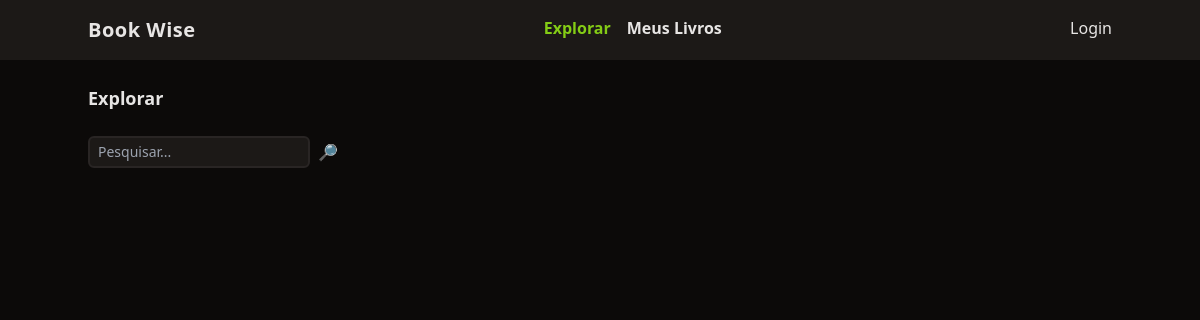
Before: / with the older database file.
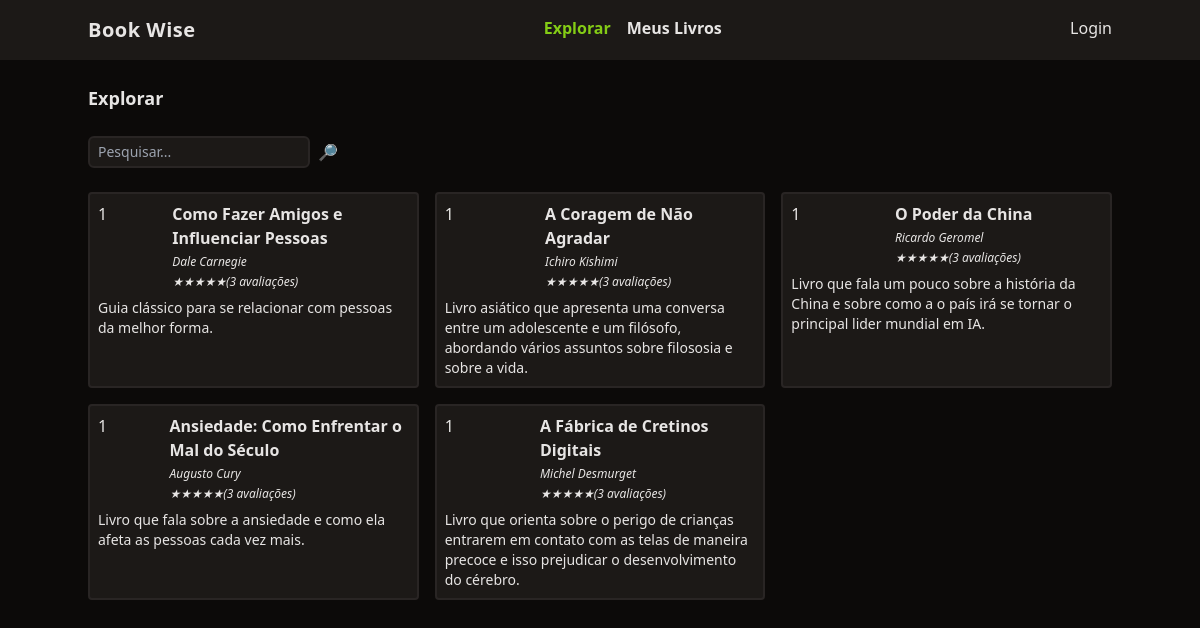
After: the same page with the newer database file.
### tables this page shows
CREATE TABLE livros (
  id integer primary key,
 	titulo varchar(255),
  autor varchar(100),
  descricao text,
  ano_de_lancamento integer,
  nro_paginas integer,
  usuario_id integer,
  foreign key (usuario_id) references usuarios(id) on delete cascade
);

### functions.php (called while the page is built, shortened)
<?php
    function view($view, $data = []){
        require 'views/templates/app.php';
    }
?>

### controllers/index.controller.php (called while the page is built)
<?php
    $pesquisar = $_REQUEST['pesquisar'] ?? '';
    $db = new DB();
    $livros = $db->livros($pesquisar);
    view('index', ['livros'=>$livros]);
?>

### routes.php (called while the page is built, shortened)
<?php
    $controller = str_replace('/','', parse_url($_SERVER['REQUEST_URI'])['path']);
    if(! $controller){
        $controller = 'index';
    }
    require "controllers/{$controller}.controller.php";
?>

### index.php (called while the page is built, shortened)
<?php
    require 'functions.php';
    require 'database.php';
    require 'routes.php';
?>

### database.php (called while the page is built, shortened)
<?php
    class DB
    {
        private $db;
        public function __construct()
        {
            $this->db = new PDO('sqlite:database.sqlite');
        }
        public function livros($pesquisa = ''){
            $prepare = $this->db->prepare("select * from livros where usuario_id = 1 and titulo like :pesquisa");
            $prepare->bindValue('pesquisa', "%$pesquisa%");
            $prepare->setFetchMode(PDO::FETCH_CLASS, Livro::class);
            $prepare->execute();
            return $prepare->fetchAll();
        }
    }
?>

### views/index.view.php (the view)
<h1 class="mt-6 font-bold text-lg">Explorar</h1>
<form class="w-full flex space-x-2 mt-6">
    <input type="text" class="border-stone-800 border-2 rounded-md bg-stone-900 text-sm focus:outline-none px-2 py-1" placeholder="Pesquisar..." name="pesquisar">
    <button type="submit">🔎</button>
</form>
<section class="grid grid-cols-1 md:grid-cols-2 lg:grid-cols-3 gap-4 ">
    <?php foreach($livros as $livro): ?>
        <div class="p-2 rounded border-stone-800 border-2 bg-stone-900">
            <div class="flex">
                <div class="w-1/3"><?=$livro->usuario_id;?></div>
                <div class="space-y-1">
                    <a href="/livro?id=<?=$livro->id?>" class="font-semibold hover:underline"><?=$livro->titulo?></a>
                    <div class="text-xs italic"><?=$livro->autor?></div>
                    <div class="text-xs italic">★★★★★(3 avaliações)</div>
                </div>
            </div>
            <div class="text-sm mt-2"><?=$livro->descricao?></div>
        </div>
    <?php endforeach; ?>
</section>

### views/templates/app.php (shortened to what this page needs)
<!DOCTYPE html>
<html lang="en">
<head>
    <script src="https://cdn.tailwindcss.com"></script>
</head>
<body class="bg-stone-950 text-stone-200">
    <header class="bg-stone-900">
        <nav class="flex justify-between py-4 max-w-screen-lg mx-auto">
            <div class="font-bold text-xl tracking-wide">Book Wise</div>
            <ul class="flex space-x-4 font-bold">
                <li><a href="/" class="text-lime-500">Explorar</a></li>
                <li><a href="/meus-livros" class="hover:underline">Meus Livros</a></li>
            </ul>
            <ul>
                <li><a href="/login" class="hover:underline">Login</a></li>
            </ul>
        </nav>
    </header>
    <main class="mx-auto max-w-screen-lg space-y-6">
        <?php require "views/{$view}.view.php"; ?>
    </main>
</body>
</html>

Changed rows visible on the page:
now on this page (row edited): livros: usuario "1", titulo "Como Fazer Amigos e Influenciar Pessoas", autor "Dale Carnegie", descricao "Guia clássico para se relacionar com pessoas da melhor forma."
now on this page (row edited): livros: usuario "1", titulo "A Coragem de Não Agradar", autor "Ichiro Kishimi", descricao "Livro asiático que apresenta uma conversa entre um adolescente e um filósofo, abordando vários assuntos sobre filososia e sobre a vida."
now on this page (row edited): livros: usuario "1", titulo "O Poder da China", autor "Ricardo Geromel", descricao "Livro que fala um pouco sobre a história da China e sobre como a o país irá se tornar o principal lider mundial em IA."
now on this page (row edited): livros: usuario "1", titulo "Ansiedade: Como Enfrentar o Mal do Século", autor "Augusto Cury", descricao "Livro que fala sobre a ansiedade e como ela afeta as pessoas cada vez mais."
now on this page (row edited): livros: usuario "1", titulo "A Fábrica de Cretinos Digitais", autor "Michel Desmurget", descricao "Livro que orienta sobre o perigo de crianças entrarem em contato com as telas de maneira precoce e isso prejudicar o desenvolvimento do cérebro."
